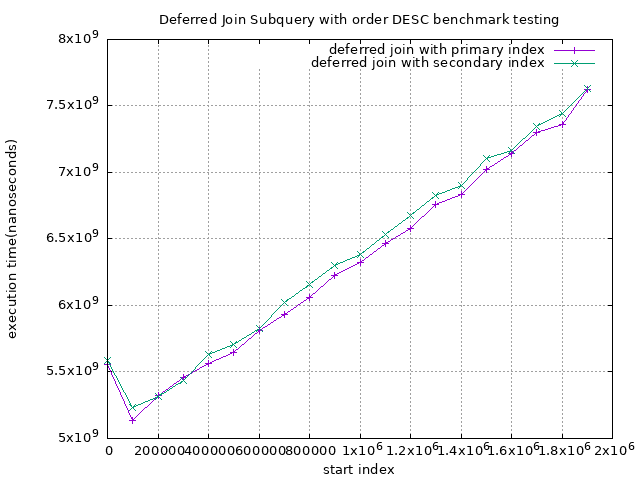

Reproduce this figure in gnuplot.
set title "Deferred Join Subquery with order DESC benchmark testing"
set term png enhanced font 'Verdana,10'
set output 'benchmark-deferred-join-withsort-desc-subquery.png'
set xlabel "start index"
set ylabel "execution time(nanoseconds)"
set autoscale
set grid

plot 'deferred-join-subquery-pi-withsort-desc-benchmark.txt' using 1:2 with linespoints title 'deferred join with primary index', \
'deferred-join-subquery-si-withsort-desc-benchmark.txt' using 1:2 with linespoints title 'deferred join with secondary index'
